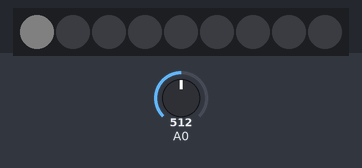
Recording of a sketch running on a simulated Arduino Uno, built with avr-gcc and run on an emulated ATmega328P. Parts: 9 RGB LEDs in strip order, left to right. Inputs (shaded band) come from the test bench; at power-on: A0 = 512. Dim RGB values are drawn brighter than linear; what the sketch prints to the serial monitor is not drawn.

Above: at 0.06 s.
At 0.46 s:
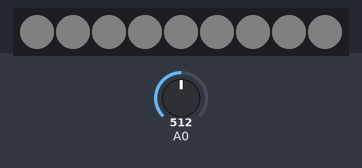
At 0.86 s:
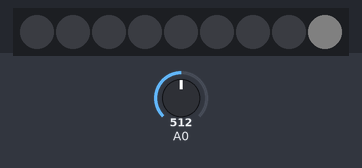

The sketch:

lightTest_v-1.ino
```cpp
#include <Adafruit_NeoPixel.h>

Adafruit_NeoPixel strip = Adafruit_NeoPixel(9, 3, NEO_GRB + NEO_KHZ800);

void setup() {
  Serial.begin(9600);
  strip.begin();
  strip.setBrightness(25);
  for(int i = 0; i<9; i++){
    strip.setPixelColor(i, 50, 50, 50);
    delay(50);
    strip.show();
  }
  for(int i = 0; i< 9; i++){
    strip.setPixelColor(i, 0, 0, 0);
    delay(50);
    strip.show();
  }
}
int buttonArray[16][5] {
  {0, 0, 0, 0, 0},
  {151, 1, 0, 0, 0},
  {256, 0, 5, 0, 0},
  {319, 0, 0, 7, 0},
  {344, 1, 5, 0, 0},
  {394, 1, 0, 7, 0},
  {427, 0, 0, 0, 3},
  {451, 0, 5, 7, 0},
  {482, 1, 0, 0, 3},
  {501, 1, 5, 7, 0},
  {524, 0, 5, 0, 3},
  {551, 0, 0, 7, 3},
  {563, 1, 5, 0, 3},
  {586, 1, 0, 7, 3},
  {614, 0, 5, 7, 3},
  {641, 1, 5, 7, 3}
};

void loop() {
  Serial.println(analogRead(A0));
  strip.clear();
  strip.show();
  int buttonVal = analogRead(A0);
  if(buttonVal > 100){
    for(int i = 1; i< 16; i++){
      if(abs(buttonArray[i][0]-buttonVal) <= 6){
//        Serial.print("Checking between: ");
//        Serial.print(buttonArray[i-1][0]);
//        Serial.print(" and ");
//        Serial.println(buttonArray[i+1][0]);
//        Serial.print(buttonVal);
//        Serial.print(" --- ");
//        Serial.println(buttonArray[i][0]);
        for(int j = 1; j<5; j++){
          if(buttonArray[i][j] >= 1){
            strip.setPixelColor(buttonArray[i][j], 50, 50, 50);
            strip.show();
          }
        }
        strip.show();
//        delay(2000);
        break;
      }
    }
  }
}
```
